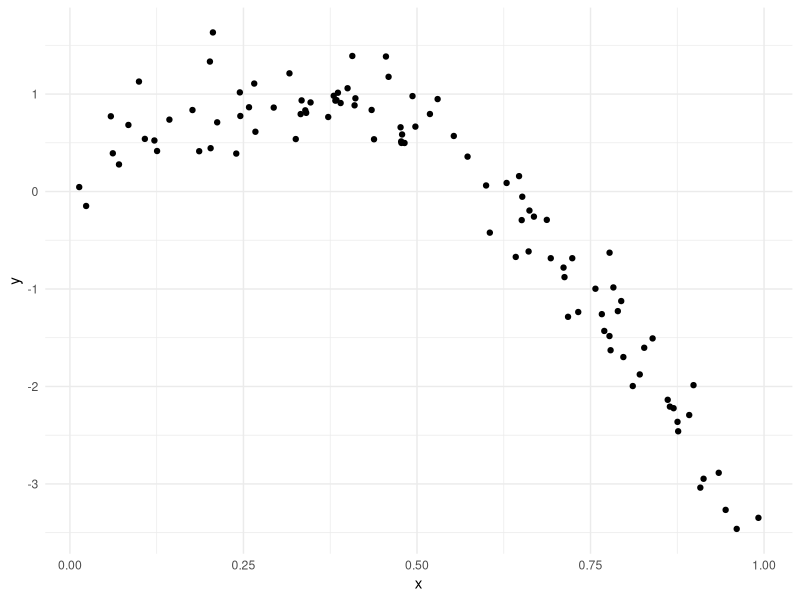
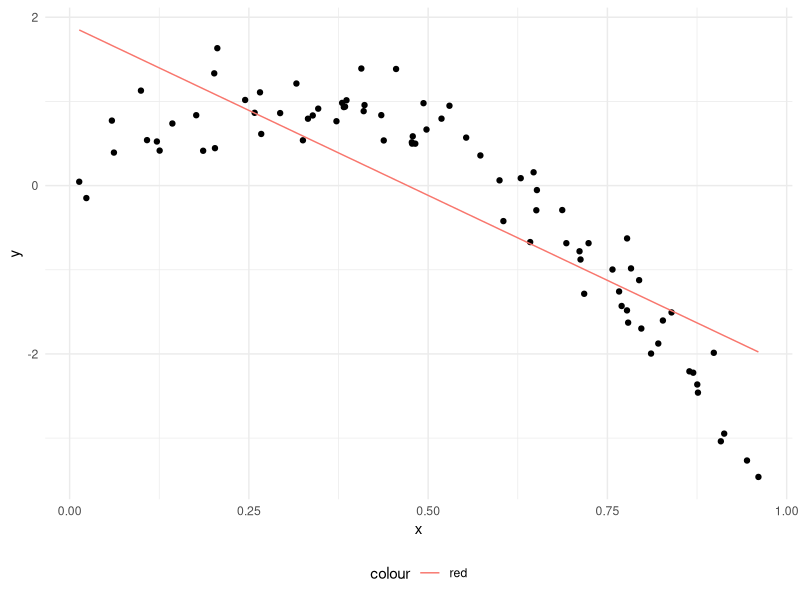
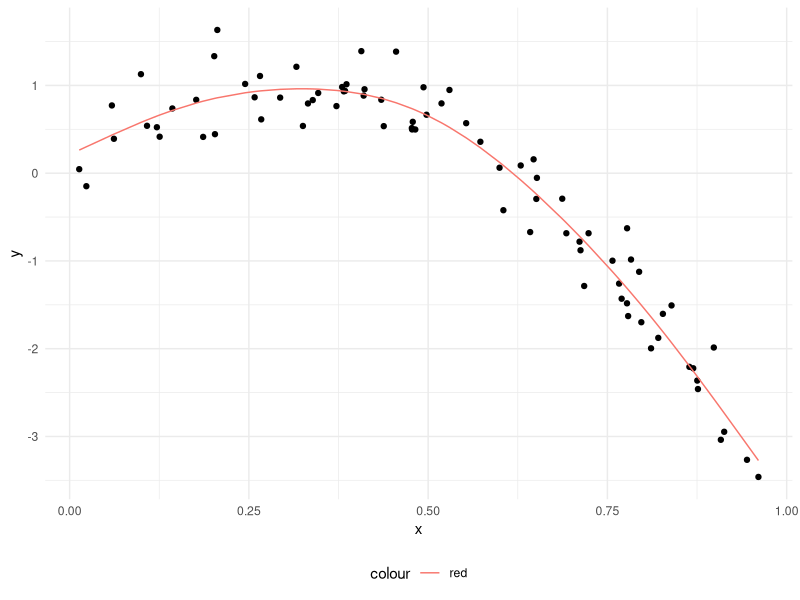
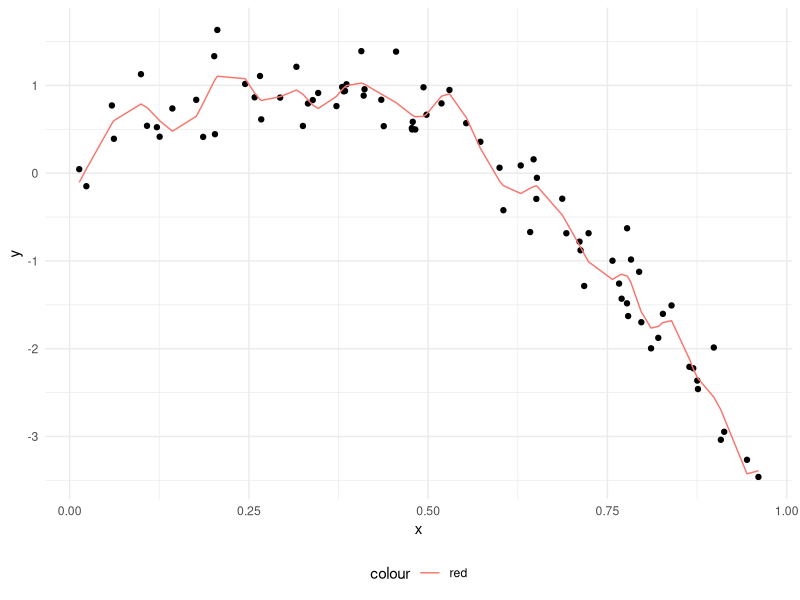
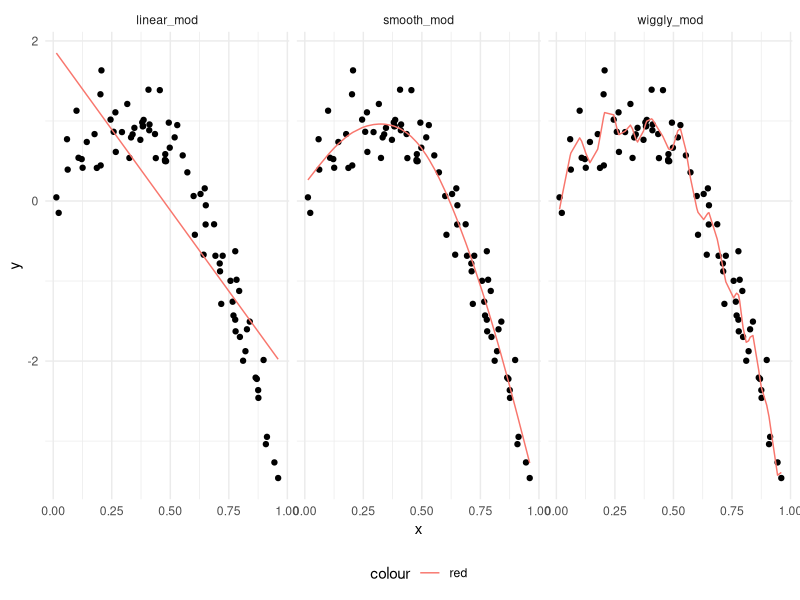

Here is the R script that generated these plots, in order:
## ---- chunk 1
library(tidyverse)
library(modelr)
library(mgcv)

knitr::opts_chunk$set(
    fig.width = 6, 
    fig.asp = .6, 
    out.width = "90%"
)

theme_set(theme_minimal() + theme(legend.position = "bottom"))

options(
    ggplot2.continous.colour = "viridis", 
    ggplot2.continuous.fill = "viridis"
)
set.seed(1)
## ---- chunk 2
nonlin_df =
    tibble(
        id = 1:100, 
        x = runif(100, 0, 1), 
        y = 1 - 10 * (x - .3) ^ 2 + rnorm(100, 0, .3)
    )
## ---- chunk 3
nonlin_df %>% 
    ggplot(aes(x = x, y = y)) +
    geom_point()
## ---- chunk 4
train_df =
    sample_n(nonlin_df, size = 80)

test_df =
    anti_join(nonlin_df, train_df, by = "id")
## ---- chunk 5
linear_mod = lm(y ~ x, data = nonlin_df)
smooth_mod = gam(y ~ s(x), data = train_df)
wiggly_mod = gam(y ~ s(x, k= 30), sp = 10e-6, data = train_df)
## ---- chunk 6
train_df %>% 
    add_predictions(linear_mod) %>% 
    ggplot(aes(x = x, y = y)) + 
    geom_point() +
    geom_line(aes(y = pred, color = "red"))
## ---- chunk 7
train_df %>% 
    add_predictions(smooth_mod) %>% 
    ggplot(aes(x = x, y = y)) + 
    geom_point() +
    geom_line(aes(y = pred, color = "red"))
## ---- chunk 8
train_df %>% 
    add_predictions(wiggly_mod) %>% 
    ggplot(aes(x = x, y = y)) + 
    geom_point() +
    geom_line(aes(y = pred, color = "red"))
## ---- chunk 9
train_df %>% 
    gather_predictions(linear_mod, smooth_mod, wiggly_mod) %>% 
    ggplot(aes(x = x, y = y)) + 
    geom_point() +
    geom_line(aes(y = pred, color = "red")) +
    facet_grid(. ~ model)
## ---- chunk 10
rmse(linear_mod, test_df)
rmse(smooth_mod, test_df)
rmse(wiggly_mod, test_df)
